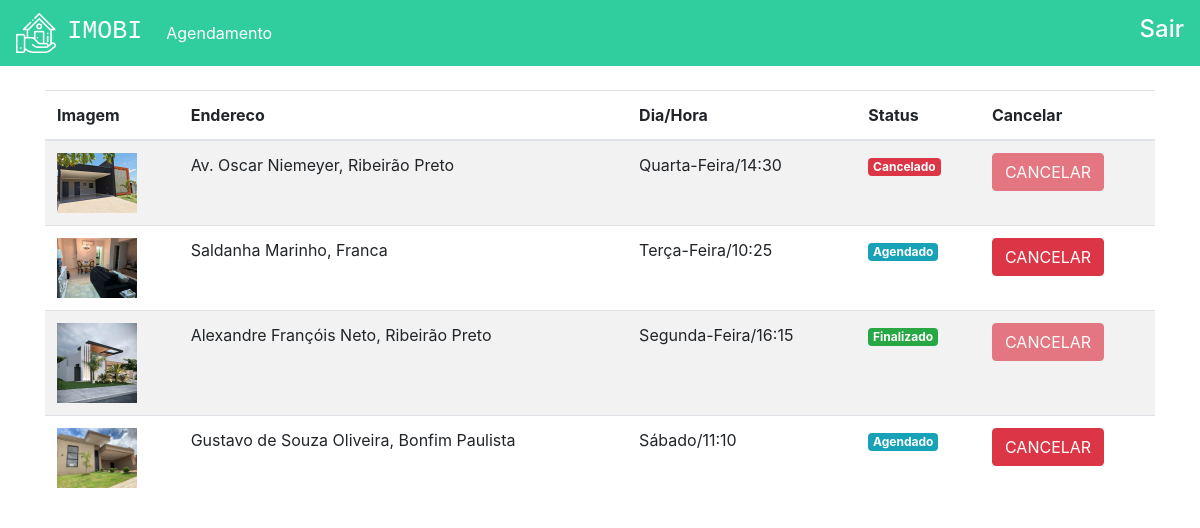
The app's page /agendamentos (signed in) with its own data.
### plataforma/models.py (models this page shows, shortened)
class Visitas(models.Model):
    choices = (('S', 'Segunda'),
    ('T', 'Terça'),
    ('Q', 'Quarta'),
    ('QI', 'Quinta'),
    ('SE', 'Sexta'),
    ('SA', 'Sabado'),
    ('D', 'Domingo'))
    choices_status = (('A', 'Agendado'),
    ('F', 'Finalizado'),
    ('C', 'Cancelado'))
    imovel = models.ForeignKey(Imovei, on_delete=models.DO_NOTHING)
    usuario = models.ForeignKey(User, on_delete=models.DO_NOTHING)
    dia = models.CharField(max_length=20)
    horario = models.TimeField()
    status = models.CharField(max_length=1, choices=choices_status, default="A")

class Imovei(models.Model):
    choices = (('V', 'Venda'),
    ('A', 'Aluguel'))
    choices_imovel = (('A', 'Apartamento'),
    ('C', 'Casa'))
    imagens = models.ManyToManyField(Imagem)
    valor = models.FloatField()
    quartos = models.IntegerField()
    tamanho = models.FloatField()
    cidade = models.ForeignKey(Cidade, on_delete=models.DO_NOTHING)
    rua = models.CharField(max_length=50)
    tipo = models.CharField(max_length=1, choices=choices)
    tipo_imovel = models.CharField(max_length=1, choices=choices_imovel)
    numero = models.IntegerField()
    descricao = models.TextField()
    dias_visita = models.ManyToManyField(DiasVisita)
    horarios = models.ManyToManyField(Horario)

class Imagem(models.Model):
    img = models.ImageField(upload_to='img')
    def __str__(self) -> str:
        return self.img.url

class Cidade(models.Model):
    nome = models.CharField(max_length=30)
    def __str__(self) -> str:
        return self.nome

### plataforma/views.py (the view)
# urls.py: path('agendamentos', views.agendamentos, name="agendamentos"),
def agendamentos(request):
    visitas = Visitas.objects.filter(usuario=request.user)
    return render(request, "agendamentos.html", {'visitas': visitas})

### plataforma/templates/agendamentos.html
{% extends 'base.html' %}
{% load static %}
{% block 'head' %}
<link rel="stylesheet" href="{% static 'plataforma/css/home.css' %}">
{% endblock  %}
{% block 'body' %}
    <div class="container">
        <br>
        <table class="table table-striped">
        <thead>
            <tr>
                <th scope="col">Imagem</th>
                <th scope="col">Endereco</th>
                <th scope="col">Dia/Hora</th>
                <th scope="col">Status</th>
                <th scope="col">Cancelar</th>
            </tr>
        </thead>
        <tbody>
            {% for visita in visitas %}
                <tr>
                    <th><img width="80" src="{{visita.imovel.imagens.all.0}}"></th>
                    <td>{{visita.imovel.rua}}, {{visita.imovel.cidade}}</td>
                    <td>{{visita.dia}}/{{visita.horario}}</td>
                    <td>
                        {% if visita.status == "A" %}
                            <span class="badge badge-info">Agendado</span>
                        {% endif %}
                        {% if visita.status == "F" %}
                            <span class="badge badge-success">Finalizado</span>
                        {% endif %}
                        {% if visita.status == "C" %}
                            <span class="badge badge-danger">Cancelado</span>
                        {% endif %}
                    </td>
                    <td>
                        {% if visita.status == "A" %}
                            <a href="{% url 'cancelar_agendamento' visita.id %}" class="btn btn-danger">CANCELAR</a>
                        {% else %}
                            <a href="" class="btn btn-danger disabled">CANCELAR</a>
                        {% endif %}
                    </td>
                </tr>
            {% endfor %}
        </tbody>
    </table>
    </div>
{% endblock  %}

### records on screen
Visitas: imovel.imagens.all.0 (picture), imovel.rua "Av. Oscar Niemeyer", imovel.cidade "Ribeirão Preto", dia "Quarta-Feira", horario "14:30", status "Cancelado"
Visitas: imovel.imagens.all.0 (picture), imovel.rua "Saldanha Marinho", imovel.cidade "Franca", dia "Terça-Feira", horario "10:25", status "Agendado"
Visitas: imovel.imagens.all.0 (picture), imovel.rua "Alexandre Françóis Neto", imovel.cidade "Ribeirão Preto", dia "Segunda-Feira", horario "16:15", status "Finalizado"
Visitas: imovel.imagens.all.0 (picture), imovel.rua "Gustavo de Souza Oliveira", imovel.cidade "Bonfim Paulista", dia "Sábado", horario "11:10", status "Agendado"
